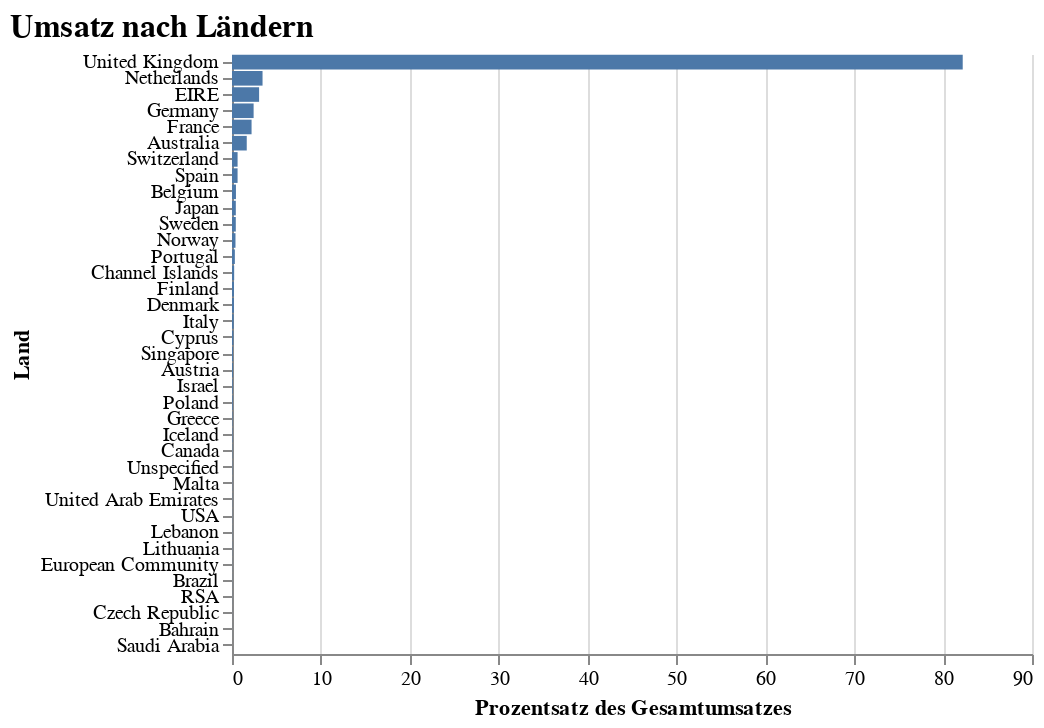

The code cell stored with this chart in its notebook:
### Markdown cell above
#### H1: Die Einnahmen des Online-Shops werden maßgeblich vom Land beeinflusst, in dem das Unternehmen ansässig ist.

### Code cell
# Berechnung des Gesamtumsatzes für jedes Land
country_totals = df.groupby('Country')['TotalPrice'].sum()

# Berechnung des prozentualen Anteils am Gesamtumsatz für jedes Land
country_percentages = country_totals / country_totals.sum() * 100

# Erstellen eines DataFrame mit den Spalten Land und Anteil am Gesamtumsatz
df_country_percentages = pd.DataFrame({'Country': country_percentages.index, 'Percentage': country_percentages.values})

# Visualisierung des prozentualen Anteils am Gesamtumsatz für jedes Land
alt.Chart(df_country_percentages).mark_bar().encode(
    x=alt.X('Percentage', axis=alt.Axis(title='Prozentsatz des Gesamtumsatzes')),
    y=alt.Y('Country', sort='-x', axis=alt.Axis(title='Land'))
).properties(
    title='Umsatz nach Ländern',
    width=400,
    height=300
).configure_view(
    strokeWidth=0
).configure_title(
    fontSize=16,
    font='Arial',
    color='black',
    anchor='start'
)

### Figure 1 — Vega-Lite specification as saved in the notebook (floating-point values rounded to 4 significant figures)
{"config": {"view": {"continuousWidth": 400, "continuousHeight": 300, "strokeWidth": 0}, "title": {"anchor": "start", "color": "black", "font": "Arial", "fontSize": 16}}, "data": {"name": "data-3e82c01ab9cba6992434f1001a4f8de7"}, "mark": "bar", "encoding": {"x": {"axis": {"title": "Prozentsatz des Gesamtumsatzes"}, "field": "Percentage", "type": "quantitative"}, "y": {"axis": {"title": "Land"}, "field": "Country", "sort": "-x", "type": "nominal"}}, "height": 300, "title": "Umsatz nach Ländern", "width": 400, "$schema": "https://vega.github.io/schema/vega-lite/v4.17.0.json", "datasets": {"data-3e82c01ab9cba6992434f1001a4f8de7": [{"Country": "Australia", "Percentage": 1.66}, {"Country": "Austria", "Percentage": 0.1054}, {"Country": "Bahrain", "Percentage": 0.006647}, {"Country": "Belgium", "Percentage": 0.4444}, {"Country": "Brazil", "Percentage": 0.01386}, {"Country": "Canada", "Percentage": 0.03776}, {"Country": "Channel Islands", "Percentage": 0.2433}, {"Country": "Cyprus", "Percentage": 0.1557}, {"Country": "Czech Republic", "Percentage": 0.008141}, {"Country": "Denmark", "Percentage": 0.2187}, {"Country": "EIRE", "Percentage": 3.049}, {"Country": "European Community", "Percentage": 0.01395}, {"Country": "Finland", "Percentage": 0.2218}, {"Country": "France", "Percentage": 2.201}, {"Country": "Germany", "Percentage": 2.432}, {"Country": "Greece", "Percentage": 0.05364}, {"Country": "Iceland", "Percentage": 0.05224}, {"Country": "Israel", "Percentage": 0.0847}, {"Country": "Italy", "Percentage": 0.1852}, {"Country": "Japan", "Percentage": 0.4293}, {"Country": "Lebanon", "Percentage": 0.02053}, {"Country": "Lithuania", "Percentage": 0.02013}, {"Country": "Malta", "Percentage": 0.024}, {"Country": "Netherlands", "Percentage": 3.436}, {"Country": "Norway", "Percentage": 0.3914}, {"Country": "Poland", "Percentage": 0.08306}, {"Country": "Portugal", "Percentage": 0.3212}, {"Country": "RSA", "Percentage": 0.01215}, {"Country": "Saudi Arabia", "Percentage": 0.00159}, {"Country": "Singapore", "Percentage": 0.1105}, {"Country": "Spain", "Percentage": 0.6272}, {"Country": "Sweden", "Percentage": 0.4262}, {"Country": "Switzerland", "Percentage": 0.6286}, {"Country": "USA", "Percentage": 0.02098}, {"Country": "United Arab Emirates", "Percentage": 0.0226}, {"Country": "United Kingdom", "Percentage": 82.21}, {"Country": "Unspecified", "Percentage": 0.03225}]}}
